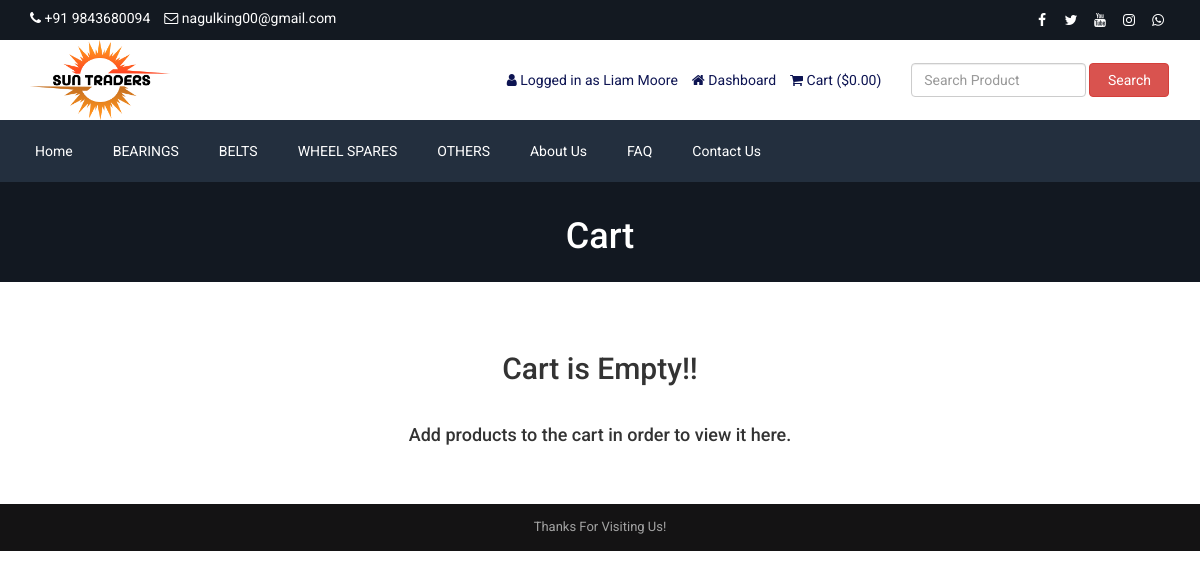
The page /cart.php (signed in) on the database its author committed.
### tables this page shows
CREATE TABLE `tbl_settings` (
  `id` int(11) NOT NULL,
  `logo` tinytext NOT NULL,
  `favicon` tinytext NOT NULL,
  `footer_about` text NOT NULL,
  `footer_copyright` text NOT NULL,
  `contact_address` text NOT NULL,
  `contact_email` tinytext NOT NULL,
  `contact_phone` tinytext NOT NULL,
  `contact_fax` tinytext NOT NULL,
  `contact_map_iframe` text NOT NULL,
  `receive_email` tinytext NOT NULL,
  `receive_email_subject` tinytext NOT NULL,
  `receive_email_thank_you_message` text NOT NULL,
  `forget_password_message` text NOT NULL,
  `total_recent_post_footer` int(10) NOT NULL,
  `total_popular_post_footer` int(10) NOT NULL,
  `total_recent_post_sidebar` int(11) NOT NULL,
  `total_popular_post_sidebar` int(11) NOT NULL,
  `total_featured_product_home` int(11) NOT NULL,
  `total_latest_product_home` int(11) NOT NULL,
  `total_popular_product_home` int(11) NOT NULL,
  `meta_title_home` text NOT NULL,
  `meta_keyword_home` text NOT NULL,
  `meta_description_home` text NOT NULL,
  `banner_login` tinytext NOT NULL,
  `banner_registration` tinytext NOT NULL,
  `banner_forget_password` tinytext NOT NULL,
  `banner_reset_password` tinytext NOT NULL,
  `banner_search` tinytext NOT NULL,
  `banner_cart` tinytext NOT NULL,
  `banner_checkout` tinytext NOT NULL,
  `banner_product_category` tinytext NOT NULL,
  `banner_blog` tinytext NOT NULL,
  `cta_title` tinytext NOT NULL,
  `cta_content` text NOT NULL,
  `cta_read_more_text` tinytext NOT NULL,
  `cta_read_more_url` tinytext NOT NULL,
  `cta_photo` tinytext NOT NULL,
  `featured_product_title` tinytext NOT NULL,
  `featured_product_subtitle` tinytext NOT NULL,
  `latest_product_title` tinytext NOT NULL,
  `latest_product_subtitle` tinytext NOT NULL,
  `popular_product_title` tinytext NOT NULL,
  `popular_product_subtitle` tinytext NOT NULL,
  `testimonial_title` tinytext NOT NULL,
  `testimonial_subtitle` tinytext NOT NULL,
  `testimonial_photo` tinytext NOT NULL,
  `blog_title` tinytext NOT NULL,
  `blog_subtitle` tinytext NOT NULL,
  `newsletter_text` text NOT NULL,
  `paypal_email` tinytext NOT NULL,
  `stripe_public_key` tinytext NOT NULL,
  `stripe_secret_key` tinytext NOT NULL,
  `bank_detail` text NOT NULL,
  `before_head` text NOT NULL,
  `after_body` text NOT NULL,
  `before_body` text NOT NULL,
  `home_service_on_off` int(11) NOT NULL,
  `home_welcome_on_off` int(11) NOT NULL,
  `home_featured_product_on_off` int(11) NOT NULL,
  `home_latest_product_on_off` int(11) NOT NULL,
  `home_popular_product_on_off` int(11) NOT NULL,
  `home_testimonial_on_off` int(11) NOT NULL,
  `home_blog_on_off` int(11) NOT NULL,
  `newsletter_on_off` int(11) NOT NULL,
  `ads_above_welcome_on_off` int(1) NOT NULL,
  `ads_above_featured_product_on_off` int(1) NOT NULL,
  `ads_above_latest_product_on_off` int(1) NOT NULL,
  `ads_above_popular_product_on_off` int(1) NOT NULL,
  `ads_above_testimonial_on_off` int(1) NOT NULL,
  `ads_category_sidebar_on_off` int(1) NOT NULL
);

CREATE TABLE `tbl_social` (
  `social_id` int(11) NOT NULL,
  `social_name` varchar(30) NOT NULL,
  `social_url` varchar(255) NOT NULL,
  `social_icon` varchar(30) NOT NULL
);

CREATE TABLE `tbl_top_category` (
  `tcat_id` int(11) NOT NULL,
  `tcat_name` varchar(255) NOT NULL,
  `show_on_menu` int(1) NOT NULL
);

CREATE TABLE `tbl_page` (
  `id` int(11) NOT NULL,
  `about_title` varchar(255) NOT NULL,
  `about_content` text NOT NULL,
  `about_banner` varchar(255) NOT NULL,
  `about_meta_title` varchar(255) NOT NULL,
  `about_meta_keyword` text NOT NULL,
  `about_meta_description` text NOT NULL,
  `faq_title` varchar(255) NOT NULL,
  `faq_banner` varchar(255) NOT NULL,
  `faq_meta_title` varchar(255) NOT NULL,
  `faq_meta_keyword` text NOT NULL,
  `faq_meta_description` text NOT NULL,
  `blog_title` varchar(255) NOT NULL,
  `blog_banner` varchar(255) NOT NULL,
  `blog_meta_title` varchar(255) NOT NULL,
  `blog_meta_keyword` text NOT NULL,
  `blog_meta_description` text NOT NULL,
  `contact_title` varchar(255) NOT NULL,
  `contact_banner` varchar(255) NOT NULL,
  `contact_meta_title` varchar(255) NOT NULL,
  `contact_meta_keyword` text NOT NULL,
  `contact_meta_description` text NOT NULL,
  `pgallery_title` varchar(255) NOT NULL,
  `pgallery_banner` varchar(255) NOT NULL,
  `pgallery_meta_title` varchar(255) NOT NULL,
  `pgallery_meta_keyword` text NOT NULL,
  `pgallery_meta_description` text NOT NULL,
  `vgallery_title` varchar(255) NOT NULL,
  `vgallery_banner` varchar(255) NOT NULL,
  `vgallery_meta_title` varchar(255) NOT NULL,
  `vgallery_meta_keyword` text NOT NULL,
  `vgallery_meta_description` text NOT NULL
);

### cart.php (the view, shortened to what this page needs)
<?php require_once('header.php'); ?>
<?php
$statement = $pdo->prepare("SELECT * FROM tbl_settings WHERE id=1");
$statement->execute();
$result = $statement->fetchAll(PDO::FETCH_ASSOC);
foreach ($result as $row) {
    $banner_cart = $row['banner_cart'];
}
?>
<div class="page-banner" style="background-image: url(assets/uploads/<?php echo $banner_cart; ?>)">
    <div class="overlay"></div>
    <div class="page-banner-inner">
        <h1><?php echo LANG_VALUE_18; ?></h1>
    </div>
</div>
<div class="page">
	<div class="container">
		<div class="row">
			<div class="col-md-12">
                <?php if(!isset($_SESSION['cart_p_id'])): ?>
                    <?php echo '<h2 class="text-center">Cart is Empty!!</h2></br>'; ?>
                    <?php echo '<h4 class="text-center">Add products to the cart in order to view it here.</h4>'; ?>
                <?php endif; ?>
			</div>
		</div>
	</div>
</div>
<?php require_once('footer.php'); ?>

### header.php (shortened to what this page needs)
<?php
include("admin/inc/config.php");
$statement = $pdo->prepare("SELECT * FROM tbl_settings WHERE id=1");
$statement->execute();
$result = $statement->fetchAll(PDO::FETCH_ASSOC);
foreach ($result as $row)
{
	$logo = $row['logo'];
	$contact_email = $row['contact_email'];
	$contact_phone = $row['contact_phone'];
}
?>
<!DOCTYPE html>
<html lang="en">
<head>
	<link rel="stylesheet" href="assets/css/bootstrap.min.css">
	<link rel="stylesheet" href="assets/css/font-awesome.min.css">
	<link rel="stylesheet" href="assets/css/owl.carousel.min.css">
	<link rel="stylesheet" href="assets/css/owl.theme.default.min.css">
	<link rel="stylesheet" href="assets/css/jquery.bxslider.min.css">
    <link rel="stylesheet" href="assets/css/magnific-popup.css">
    <link rel="stylesheet" href="assets/css/rating.css">
	<link rel="stylesheet" href="assets/css/spacing.css">
	<link rel="stylesheet" href="assets/css/bootstrap-touch-slider.css">
	<link rel="stylesheet" href="assets/css/animate.min.css">
	<link rel="stylesheet" href="assets/css/tree-menu.css">
	<link rel="stylesheet" href="assets/css/select2.min.css">
	<link rel="stylesheet" href="assets/css/main.css">
	<link rel="stylesheet" href="assets/css/responsive.css">
	<?php
	$statement = $pdo->prepare("SELECT * FROM tbl_page WHERE id=1");
	$statement->execute();
	$result = $statement->fetchAll(PDO::FETCH_ASSOC);
		?>
</head>
<body>
<div class="top">
	<div class="container">
		<div class="row">
			<div class="col-md-6 col-sm-6 col-xs-12">
				<div class="left">
					<ul>
						<li><i class="fa fa-phone"></i> <?php echo $contact_phone; ?></li>
						<li><i class="fa fa-envelope-o"></i> <?php echo $contact_email; ?></li>
					</ul>
				</div>
			</div>
			<div class="col-md-6 col-sm-6 col-xs-12">
				<div class="right">
					<ul>
						<?php
						$statement = $pdo->prepare("SELECT * FROM tbl_social");
						$statement->execute();
						$result = $statement->fetchAll(PDO::FETCH_ASSOC);
						foreach ($result as $row) {
							?>
							<?php if($row['social_url'] != ''): ?>
							<li><a href="<?php echo $row['social_url']; ?>"><i class="<?php echo $row['social_icon']; ?>"></i></a></li>
							<?php endif; ?>
							<?php
						}
						?>
					</ul>
				</div>
			</div>
		</div>
	</div>
</div>
<div class="header">
	<div class="container">
		<div class="row inner">
			<div class="col-md-4 logo">
				<a href="index.php"><img src="assets/uploads/<?php echo $logo; ?>" alt="logo image"></a>
			</div>
			<div class="col-md-5 right">
				<ul>
					<?php
					if(isset($_SESSION['customer'])) {
						?>
						<li><i class="fa fa-user"></i> <?php echo LANG_VALUE_13; ?> <?php echo $_SESSION['customer']['cust_name']; ?></li>
						<li><a href="dashboard.php"><i class="fa fa-home"></i> <?php echo LANG_VALUE_89; ?></a></li>
						<?php
					} else {
						?>
						<li><a href="login.php"><i class="fa fa-sign-in"></i> <?php echo LANG_VALUE_9; ?></a></li>
						<li><a href="registration.php"><i class="fa fa-user-plus"></i> <?php echo LANG_VALUE_15; ?></a></li>
						<?php
					}
					?>
					<li><a href="cart.php"><i class="fa fa-shopping-cart"></i> <?php echo LANG_VALUE_18; ?> (<?php echo LANG_VALUE_1; ?><?php
					if(isset($_SESSION['cart_p_id'])) {
						$table_total_price = 0;
						$i=0;
	                    foreach($_SESSION['cart_p_qty'] as $key => $value)
	                    {
	                        $i++;
	                        $arr_cart_p_qty[$i] = $value;
	                    }                    $i=0;
	                    foreach($_SESSION['cart_p_current_price'] as $key => $value)
	                    {
	                        $i++;
	                        $arr_cart_p_current_price[$i] = $value;
	                    }
	                    for($i=1;$i<=count($arr_cart_p_qty);$i++) {
	                    	$row_total_price = $arr_cart_p_current_price[$i]*$arr_cart_p_qty[$i];
	                        $table_total_price = $table_total_price + $row_total_price;
	                    }
						echo $table_total_price;
					} else {
						echo '0.00';
					}
					?>)</a></li>
				</ul>
			</div>
			<div class="col-md-3 search-area">
				<form class="navbar-form navbar-left" role="search" action="search-result.php" method="get">
					<div class="form-group">
						<input type="text" class="form-control search-top" placeholder="<?php echo LANG_VALUE_2; ?>" name="search_text">
					</div>
					<button type="submit" class="btn btn-danger"><?php echo LANG_VALUE_3; ?></button>
				</form>
			</div>
		</div>
	</div>
</div>
<div class="nav">
	<div class="container">
		<div class="row">
			<div class="col-md-12 pl_0 pr_0">
				<div class="menu-container">
					<div class="menu">
						<ul>
							<li><a href="index.php">Home</a></li>
							<?php
							$statement = $pdo->prepare("SELECT * FROM tbl_top_category WHERE show_on_menu=1");
							$statement->execute();
							$result = $statement->fetchAll(PDO::FETCH_ASSOC);
							foreach ($result as $row) {
								?>
								<li><a href="product-category.php?id=<?php echo $row['tcat_id']; ?>&type=top-category"><?php echo $row['tcat_name']; ?></a>
								</li>
								<?php
							}
							?>
							<?php
							$statement = $pdo->prepare("SELECT * FROM tbl_page WHERE id=1");
							$statement->execute();
							$result = $statement->fetchAll(PDO::FETCH_ASSOC);
							foreach ($result as $row) {
								$about_title = $row['about_title'];
								$faq_title = $row['faq_title'];
								$contact_title = $row['contact_title'];
							}
							?>
							<li><a href="about.php"><?php echo $about_title; ?></a></li>
							<li><a href="faq.php"><?php echo $faq_title; ?></a></li>
							<li><a href="contact.php"><?php echo $contact_title; ?></a></li>
						</ul>
					</div>
				</div>
			</div>
		</div>
	</div>
</div>

### footer.php (shortened to what this page needs)
<?php
$statement = $pdo->prepare("SELECT * FROM tbl_settings WHERE id=1");
$statement->execute();
$result = $statement->fetchAll(PDO::FETCH_ASSOC);
foreach ($result as $row)
{
	$footer_copyright = $row['footer_copyright'];
}
?>
<div class="footer-bottom">
	<div class="container">
		<div class="row">
			<div class="col-md-12 copyright">
				<?php echo $footer_copyright; ?>
			</div>
		</div>
	</div>
</div>
</body>
</html>

### assets/css/main.css (style rules this page uses)
* { margin: 0; padding: 0; }
body { font-family: "Roboto", sans-serif; font-size: 14px; }
h1, h2, h3, h4, h5, h6 { font-family: "Roboto", sans-serif; }
a { text-decoration: none; }
.top { width: 100%; height: 40px; background: #131921; }
.top .left { float: left; }
.top .left ul { padding-top: 8px; }
.top .left ul li { list-style-type: none; float: left; margin-right: 14px; color: white; }
.top .left ul li i { color: white; }
.top .right { float: right; }
.top .right ul { padding-top: 8px; }
.top .right ul li { list-style-type: none; float: left; margin-left: 5px; }
.top .right ul li a { color: white; width: 24px; height: 24px; line-height: 24px; text-align: center; border-radius: 50%; display: block; transition: all 0.4s ease; }
.header { width: 100%; height: auto; background: #fff; }
.header .inner { height: auto; display: table; }
.header .logo { float: none; display: table-cell; vertical-align: middle; }
.header .logo img { max-width: 100%; height: 80px; }
.header .navbar-form .form-control { width: 300px; }
.header .search-area { float: none; display: table-cell; vertical-align: middle; }
.header .search-area .form-group { width: calc(100% - 84px); }
.header .search-area button { width: 80px; }
.header .search-area form { width: 100%; }
.header .right { float: none; display: table-cell; vertical-align: middle; padding-right: 0; }
.header .right ul { float: right; margin-bottom: 0; }
.header .right ul li { list-style-type: none; float: left; margin-left: 14px; color: #0d1452; }
.header .right ul li a { color: #0d1452; }
.header .navbar-form .search-top { width: 100%; }
.nav { background: #232f3e; }
.menu-container { width: 100%; margin: 0 auto; background: #232f3e; }
.menu-dropdown-icon:before { content: "\f067"; font-family: "FontAwesome"; display: none; cursor: pointer; float: right; padding: 1.5em 2em; background: #fff; color: #333; }
.menu > ul { margin: 0 auto; width: 100%; list-style: none; padding: 0; position: relative; box-sizing: border-box; }
.menu > ul:before, .menu > ul:after { content: ""; display: table; }
.menu > ul:after { clear: both; }
.menu > ul > li { float: left; padding: 0; margin: 0; }
.menu > ul > li a { text-decoration: none; padding: 1.5em 20px; display: block; color: #fff; }
.footer-bottom { width: 100%; height: auto; background: #141314; padding: 14px 0; }
.footer-bottom .copyright { font-size: 13px; color: #a3a3a3; text-align: center; }
.page-banner { width: 100%; height: auto; background-repeat: no-repeat; background-position: center center; -webkit-background-size: cover; background-size: cover; position: relative; padding-top: 15px; padding-bottom: 15px; overflow: hidden; }
.page-banner .overlay { position: absolute; left: 0; top: 0; width: 100%; height: 100%; opacity: 0.7; background: #131921; }
.page-banner h1 { color: #fff; text-align: center; z-index: 999; position: relative; }
.page { width: 100%; height: auto; padding-top: 50px; padding-bottom: 50px; }

### assets/css/responsive.css (style rules this page uses)
@media only screen and (min-width: 992px) { .header .inner { width: 100%; } }
@media only screen and (min-width: 992px) { .header .search-area { padding-right: 0; } }
@media only screen and (min-width: 992px) { .header .search-area form { padding-right: 0; } }
@media only screen and (min-width: 992px) { .header .container { padding-right: 0; } }

### rows shown on the page
tbl_settings: contact_phone "+91 9843680094", contact_email "nagulking00@gmail.com", logo (picture), banner_cart (picture), footer_copyright "Thanks For Visiting Us!"
tbl_top_category: tcat_name "BEARINGS"
tbl_top_category: tcat_name "BELTS"
tbl_top_category: tcat_name "WHEEL SPARES"
tbl_top_category: tcat_name "OTHERS"
tbl_page: about_title "About Us", faq_title "FAQ", contact_title "Contact Us"

### other values the page prints
LANG_VALUE_13 "Logged in as"
$_SESSION['customer']['cust_name'] "Liam Moore"
LANG_VALUE_89 "Dashboard"
LANG_VALUE_18 "Cart"
LANG_VALUE_1 "$"
LANG_VALUE_3 "Search"
